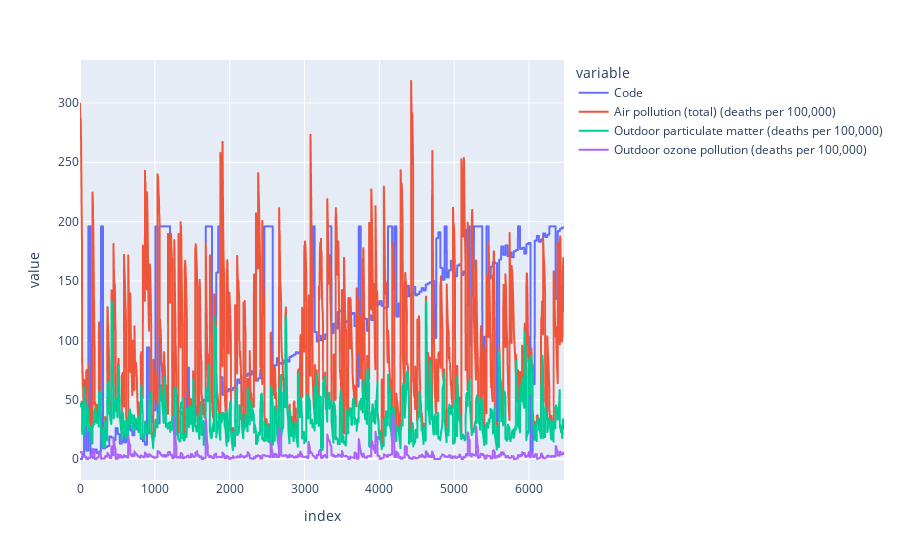

Notebook code cell kept with this figure:
### Markdown cell above
## More visualization

### Code cell
pd.options.plotting.backend = "plotly"
temp_df = df.drop(["Year"],axis=1)
temp_df.plot()

### Figure 1 — Plotly figure (JSON) as saved in the notebook; plotly's stock layout.template omitted (floating-point values rounded to 4 significant figures; data arrays with more than 128 entries replaced by an {"elided": "..."} marker saying what was removed)
{"data": [{"hovertemplate": "variable=Code<br>index=%{x}<br>value=%{y}<extra></extra>", "legendgroup": "Code", "line": {"color": "#636efa", "dash": "solid"}, "marker": {"symbol": "circle"}, "mode": "lines", "name": "Code", "showlegend": true, "type": "scattergl", "x": {"elided": "6468 int values"}, "xaxis": "x", "y": {"elided": "6468 int values"}, "yaxis": "y"}, {"hovertemplate": "variable=Air pollution (total) (deaths per 100,000)<br>index=%{x}<br>value=%{y}<extra></extra>", "legendgroup": "Air pollution (total) (deaths per 100,000)", "line": {"color": "#EF553B", "dash": "solid"}, "marker": {"symbol": "circle"}, "mode": "lines", "name": "Air pollution (total) (deaths per 100,000)", "showlegend": true, "type": "scattergl", "x": {"elided": "6468 int values"}, "xaxis": "x", "y": {"elided": "6468 float values"}, "yaxis": "y"}, {"hovertemplate": "variable=Outdoor particulate matter (deaths per 100,000)<br>index=%{x}<br>value=%{y}<extra></extra>", "legendgroup": "Outdoor particulate matter (deaths per 100,000)", "line": {"color": "#00cc96", "dash": "solid"}, "marker": {"symbol": "circle"}, "mode": "lines", "name": "Outdoor particulate matter (deaths per 100,000)", "showlegend": true, "type": "scattergl", "x": {"elided": "6468 int values"}, "xaxis": "x", "y": {"elided": "6468 float values"}, "yaxis": "y"}, {"hovertemplate": "variable=Outdoor ozone pollution (deaths per 100,000)<br>index=%{x}<br>value=%{y}<extra></extra>", "legendgroup": "Outdoor ozone pollution (deaths per 100,000)", "line": {"color": "#ab63fa", "dash": "solid"}, "marker": {"symbol": "circle"}, "mode": "lines", "name": "Outdoor ozone pollution (deaths per 100,000)", "showlegend": true, "type": "scattergl", "x": {"elided": "6468 int values"}, "xaxis": "x", "y": {"elided": "6468 float values"}, "yaxis": "y"}], "layout": {"legend": {"title": {"text": "variable"}, "tracegroupgap": 0}, "margin": {"t": 60}, "xaxis": {"anchor": "y", "domain": [0, 1], "title": {"text": "index"}}, "yaxis": {"anchor": "x", "domain": [0, 1], "title": {"text": "value"}}}}
